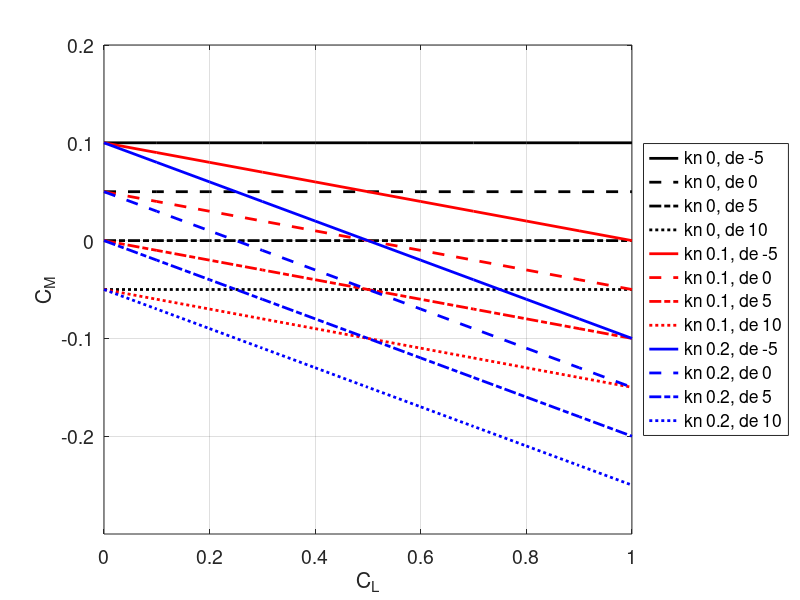
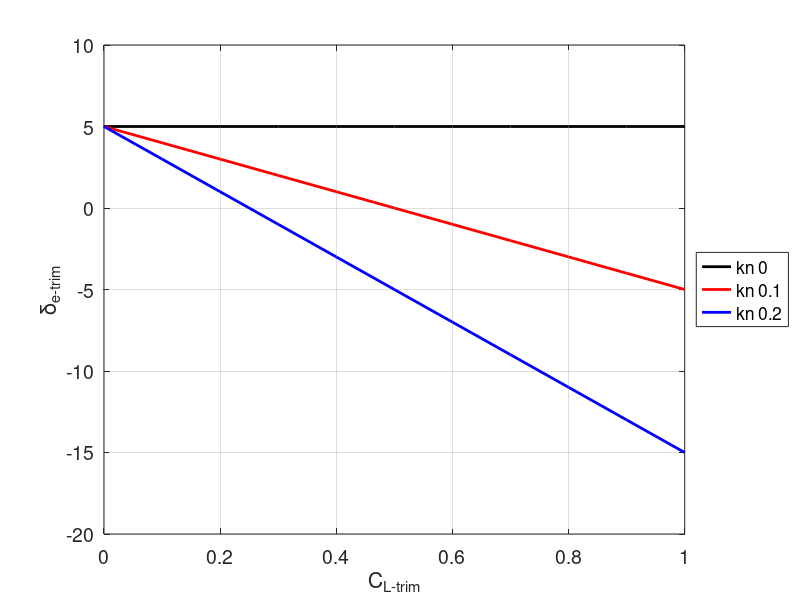

Reproduce these figures in MATLAB, in order.
% clear all vars and plots
close all; clear all; clc;

% plot CL vs CM
devals = [-5 0 5 10]; % elevator angle values
knvals = [0 0.1 0.2]; % static margin values
CL = [0:0.1:1]; % chosen CL range, nothing was given
ltype = {'k-','k--','k-.','k:','r-','r--','r-.','r:','b-','b--','b-.','b:'};

CM = repmat(knvals,numel(devals),1);
CM = CM.*devals';

set(0, 'DefaultLineLineWidth', 2);
idx = 1;
for kn = knvals
	for de = devals
		CM = -kn*CL + 0.1*(0.5 - 0.1*de);
		plot(CL,CM,ltype{idx},'DisplayName',['kn ',num2str(kn),', de ',num2str(de)]);
		hold on;
		idx = idx + 1;
	end
end

ylabel('C_M');
xlabel('C_L');
grid on;
ylim([-.3 .2]);
set(gca,'FontSize',14);
legend('location','eastoutside');

% plot detrim vs CLtrim
figure;
set(0, 'DefaultLineLineWidth', 2);

idx = 1;
for kn = knvals
	de = -kn*CL*100 + 5;
	plot(CL,de,ltype{idx},'DisplayName',['kn ',num2str(kn)]);
	hold on;
	idx = idx + 4;
end

ylabel('\delta_{e-trim}');
xlabel('C_{L-trim}');
grid on;
ylim([-20 10]);
set(gca,'FontSize',14);
legend('location','eastoutside');
